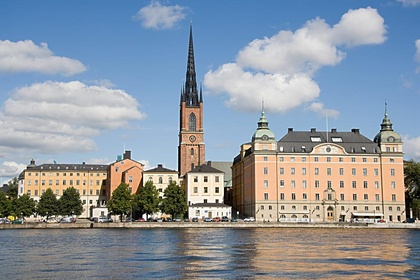
%> input picture Silouette_Recons/recon1/image.jpg, 420 x 280 px, shrunk from 1024 x 683 before the run
$ octave rotate_5.m   (GNU Octave 9; MATLAB toolbox functions it lacks are replaced by stand-ins)
%> lines starting %> are read from the running program, lines starting %| are printed output that depends on the picture
%To deal with the black area out side of the image, we can crop it after we
%rotate the image. Or we can calculate the size of the image and then
%rotate. Sounds like a better idea.
%But it is too slow, with so many useless loops. Interpolation will perform
%better

close all;
clear;

img=imread('image.jpg');
%> img is the input picture: size 280x420x3 uint8; mean R, G, B 142, 150.6, 160
[m,n,p]=size(img);
%> m = 280; n = 420; p = 3

theta=4/3*pi;
cos_val	= cos(theta);
sin_val	= sin(theta);

%get the size of the box
new_img_size=ceil((m^2+n^2)^0.5);
%> new_img_size = 505
% img_rotate=uint8(zeros(new_img_size,new_img_size,3));
vertice_x=[1 1;m m];
%> vertice_x = [1 1; 280 280]
vertice_y=[1 n;1 n];
%> vertice_y = [1 420; 1 420]
vertice_x1 = round((vertice_x-m/2)*cos_val - (vertice_y-n/2)*sin_val + new_img_size/2);
%> vertice_x1 = [141 504; 2 364]
vertice_y1 = round((vertice_x-m/2)*sin_val + (vertice_y-n/2)*cos_val + new_img_size/2);
vertice_x1_r=reshape(vertice_x1,4,1);
vertice_y1_r=reshape(vertice_y1,4,1);
vertice_x1_min=min(vertice_x1_r);
vertice_x1_max=max(vertice_x1_r);
vertice_y1_min=min(vertice_y1_r);
vertice_y1_max=max(vertice_y1_r);
a=vertice_x1_max-vertice_x1_min+4;
b=vertice_y1_max-vertice_y1_min+4;
img_rotate=uint8(zeros(a,b,3));

img_rotate_ipt=imrotate(img,theta*180/pi);
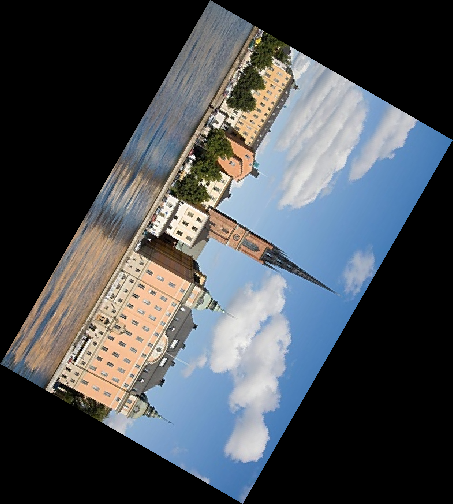
%> img_rotate_ipt: size 504x453x3 uint8; mean R, G, B 73.1, 77.6, 82.4
figure,imshow(img_rotate_ipt);

x0=(1:m)';
y0=(1:n);
x1=repmat(x0,1,n);
y1=repmat(y0,m,1);
% [x1,y1]=meshgrid(x0,y0);

%rotate the image, the center of the rotation is the center of the picture
x = uint32((x1-m/2)*cos_val - (y1-n/2)*sin_val + a/2);
y = uint32((x1-m/2)*sin_val + (y1-n/2)*cos_val + b/2);
for i=1:m
    for j=1:n
        img_rotate(x(i,j),y(i,j),:)=img(i,j,:);
    end
end
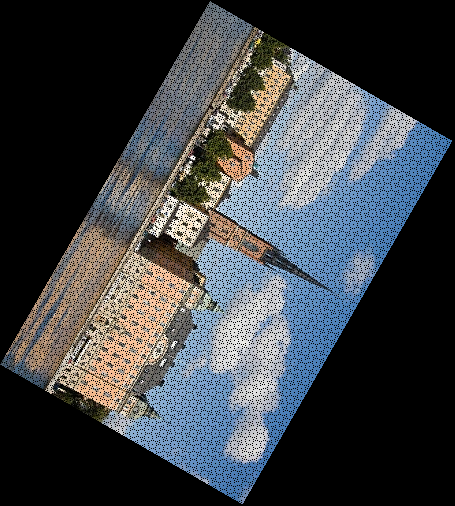
%> img_rotate: size 506x455x3 uint8; mean R, G, B 62.8, 66.6, 70.8


x = uint32((x1-m/2)*cos_val - (y1-n/2)*sin_val + 0.5 + a/2);	%完善右边(齿距)
y = uint32((x1-m/2)*sin_val + (y1-n/2)*cos_val + b/2);			%
for i=1:m
    for j=1:n
        img_rotate(x(i,j),y(i,j),:)=img(i,j,:);%Right
    end
end
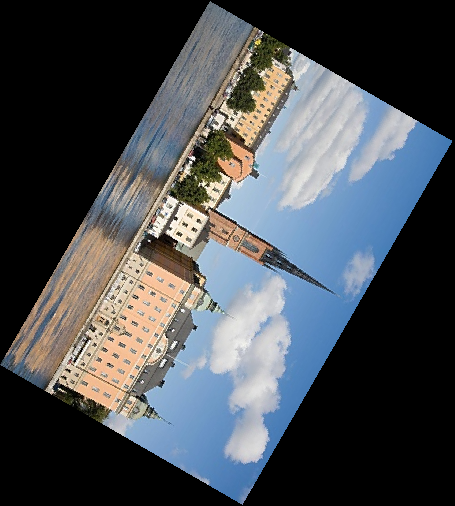
%> img_rotate: size 506x455x3 uint8; mean R, G, B 72.6, 77, 81.8

x = uint32((x1-m/2)*cos_val - (y1-n/2)*sin_val + 0.5 + a/2);	%完善上边(齿距)
y = uint32((x1-m/2)*sin_val + (y1-n/2)*cos_val - 0.5 + b/2);
for i=1:m
    for j=1:n
        img_rotate(x(i,j),y(i,j),:)=img(i,j,:);
    end
end
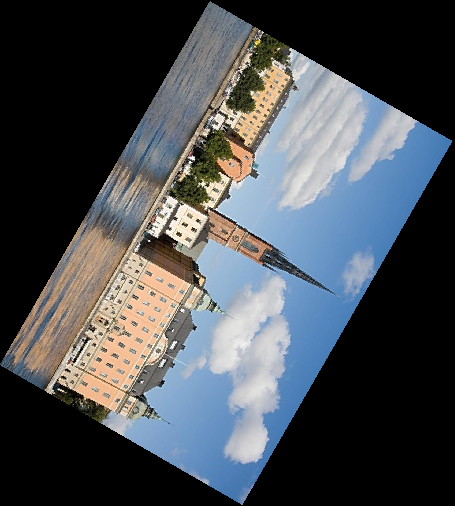
%> img_rotate: size 506x455x3 uint8; mean R, G, B 72.7, 77.1, 81.9

x = uint32((x1-m/2)*cos_val - (y1-n/2)*sin_val + a/2);	%完善左边(齿距)
y = uint32((x1-m/2)*sin_val + (y1-n/2)*cos_val -0.5 + b/2);
for i=1:m
    for j=1:n
        img_rotate(x(i,j),y(i,j),:)=img(i,j,:);
    end
end
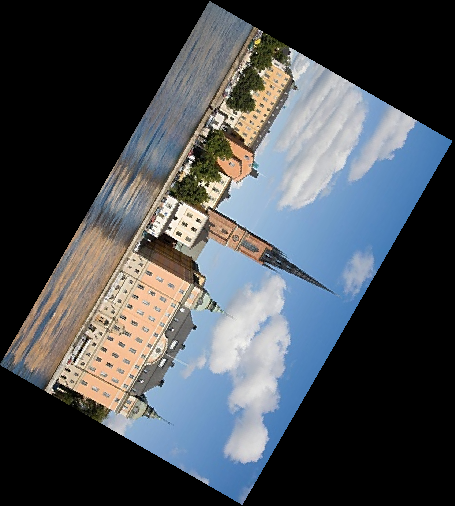
%> img_rotate: size 506x455x3 uint8; mean R, G, B 72.7, 77.1, 82

figure;
imshow(img_rotate);
